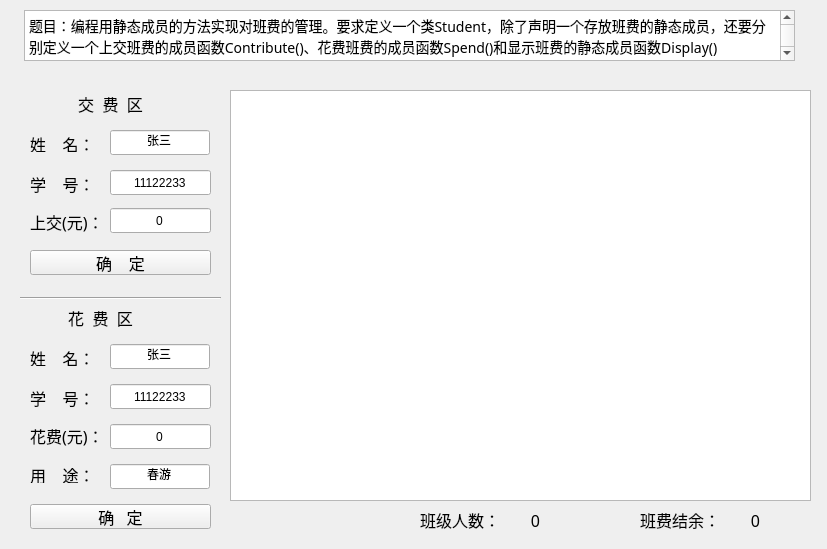
<?xml version="1.0" encoding="UTF-8"?>
<ui version="4.0">
 <class>G3_32</class>
 <widget class="QWidget" name="G3_32">
  <property name="geometry">
   <rect>
    <x>0</x>
    <y>0</y>
    <width>827</width>
    <height>549</height>
   </rect>
  </property>
  <property name="windowTitle">
   <string>G3_32</string>
  </property>
  <widget class="QTextBrowser" name="textBrowser">
   <property name="geometry">
    <rect>
     <x>24</x>
     <y>10</y>
     <width>771</width>
     <height>51</height>
    </rect>
   </property>
   <property name="font">
    <font>
     <family>幼圆</family>
     <pointsize>20</pointsize>
    </font>
   </property>
   <property name="html">
    <string>&lt;!DOCTYPE HTML PUBLIC &quot;-//W3C//DTD HTML 4.0//EN&quot; &quot;http://www.w3.org/TR/REC-html40/strict.dtd&quot;&gt;
&lt;html&gt;&lt;head&gt;&lt;meta name=&quot;qrichtext&quot; content=&quot;1&quot; /&gt;&lt;meta charset=&quot;utf-8&quot; /&gt;&lt;style type=&quot;text/css&quot;&gt;
p, li { white-space: pre-wrap; }
&lt;/style&gt;&lt;/head&gt;&lt;body style=&quot; font-family:'幼圆'; font-size:20pt; font-weight:400; font-style:normal;&quot;&gt;
&lt;p style=&quot; margin-top:0px; margin-bottom:0px; margin-left:0px; margin-right:0px; -qt-block-indent:0; text-indent:0px;&quot;&gt;&lt;span style=&quot; font-family:'宋体'; font-size:10.5pt;&quot;&gt;题目：编程用静态成员的方法实现对班费的管理。要求定义一个类&lt;/span&gt;&lt;span style=&quot; font-family:'Calibri','sans-serif'; font-size:10.5pt;&quot;&gt;Student&lt;/span&gt;&lt;span style=&quot; font-family:'宋体'; font-size:10.5pt;&quot;&gt;，除了声明一个存放班费的静态成员，还要分别定义一个上交班费的成员函数&lt;/span&gt;&lt;span style=&quot; font-family:'Calibri','sans-serif'; font-size:10.5pt;&quot;&gt;Contribute()&lt;/span&gt;&lt;span style=&quot; font-family:'宋体'; font-size:10.5pt;&quot;&gt;、花费班费的成员函数&lt;/span&gt;&lt;span style=&quot; font-family:'Calibri','sans-serif'; font-size:10.5pt;&quot;&gt;Spend()&lt;/span&gt;&lt;span style=&quot; font-family:'宋体'; font-size:10.5pt;&quot;&gt;和显示班费的静态成员函数&lt;/span&gt;&lt;span style=&quot; font-family:'Calibri','sans-serif'; font-size:10.5pt;&quot;&gt;Display()&lt;/span&gt;&lt;/p&gt;&lt;/body&gt;&lt;/html&gt;</string>
   </property>
  </widget>
  <widget class="QLineEdit" name="money_1">
   <property name="geometry">
    <rect>
     <x>110</x>
     <y>208</y>
     <width>101</width>
     <height>25</height>
    </rect>
   </property>
   <property name="text">
    <string>0</string>
   </property>
   <property name="alignment">
    <set>Qt::AlignCenter</set>
   </property>
  </widget>
  <widget class="QLabel" name="label_12">
   <property name="geometry">
    <rect>
     <x>30</x>
     <y>467</y>
     <width>81</width>
     <height>16</height>
    </rect>
   </property>
   <property name="font">
    <font>
     <family>幼圆</family>
     <pointsize>12</pointsize>
    </font>
   </property>
   <property name="text">
    <string>用    途：</string>
   </property>
  </widget>
  <widget class="QLabel" name="label_5">
   <property name="geometry">
    <rect>
     <x>30</x>
     <y>94</y>
     <width>161</width>
     <height>20</height>
    </rect>
   </property>
   <property name="font">
    <font>
     <family>幼圆</family>
     <pointsize>12</pointsize>
    </font>
   </property>
   <property name="text">
    <string>交  费  区</string>
   </property>
   <property name="alignment">
    <set>Qt::AlignCenter</set>
   </property>
  </widget>
  <widget class="QPushButton" name="shang_jiao">
   <property name="geometry">
    <rect>
     <x>30</x>
     <y>250</y>
     <width>181</width>
     <height>25</height>
    </rect>
   </property>
   <property name="font">
    <font>
     <family>幼圆</family>
     <pointsize>12</pointsize>
    </font>
   </property>
   <property name="text">
    <string>确    定</string>
   </property>
  </widget>
  <widget class="QLabel" name="label">
   <property name="geometry">
    <rect>
     <x>30</x>
     <y>136</y>
     <width>71</width>
     <height>16</height>
    </rect>
   </property>
   <property name="font">
    <font>
     <family>幼圆</family>
     <pointsize>12</pointsize>
    </font>
   </property>
   <property name="text">
    <string>姓    名：</string>
   </property>
  </widget>
  <widget class="QLineEdit" name="name_1">
   <property name="geometry">
    <rect>
     <x>110</x>
     <y>130</y>
     <width>100</width>
     <height>25</height>
    </rect>
   </property>
   <property name="text">
    <string>张三</string>
   </property>
   <property name="alignment">
    <set>Qt::AlignCenter</set>
   </property>
  </widget>
  <widget class="QLineEdit" name="gender_2">
   <property name="enabled">
    <bool>true</bool>
   </property>
   <property name="geometry">
    <rect>
     <x>110</x>
     <y>464</y>
     <width>100</width>
     <height>25</height>
    </rect>
   </property>
   <property name="text">
    <string>春游</string>
   </property>
   <property name="alignment">
    <set>Qt::AlignCenter</set>
   </property>
  </widget>
  <widget class="QLabel" name="label_8">
   <property name="geometry">
    <rect>
     <x>20</x>
     <y>308</y>
     <width>161</width>
     <height>20</height>
    </rect>
   </property>
   <property name="font">
    <font>
     <family>幼圆</family>
     <pointsize>12</pointsize>
    </font>
   </property>
   <property name="text">
    <string>花  费  区</string>
   </property>
   <property name="alignment">
    <set>Qt::AlignCenter</set>
   </property>
  </widget>
  <widget class="QPushButton" name="shang_jiao2">
   <property name="geometry">
    <rect>
     <x>30</x>
     <y>504</y>
     <width>181</width>
     <height>25</height>
    </rect>
   </property>
   <property name="font">
    <font>
     <family>幼圆</family>
     <pointsize>12</pointsize>
    </font>
   </property>
   <property name="text">
    <string>确   定</string>
   </property>
  </widget>
  <widget class="Line" name="line">
   <property name="geometry">
    <rect>
     <x>20</x>
     <y>290</y>
     <width>201</width>
     <height>16</height>
    </rect>
   </property>
   <property name="orientation">
    <enum>Qt::Horizontal</enum>
   </property>
  </widget>
  <widget class="QLabel" name="label_2">
   <property name="geometry">
    <rect>
     <x>30</x>
     <y>212</y>
     <width>71</width>
     <height>20</height>
    </rect>
   </property>
   <property name="font">
    <font>
     <family>幼圆</family>
     <pointsize>12</pointsize>
    </font>
   </property>
   <property name="text">
    <string>上交(元)：</string>
   </property>
  </widget>
  <widget class="QListView" name="money_xian">
   <property name="geometry">
    <rect>
     <x>230</x>
     <y>90</y>
     <width>581</width>
     <height>411</height>
    </rect>
   </property>
  </widget>
  <widget class="QLabel" name="all_money">
   <property name="geometry">
    <rect>
     <x>720</x>
     <y>510</y>
     <width>71</width>
     <height>20</height>
    </rect>
   </property>
   <property name="font">
    <font>
     <family>幼圆</family>
     <pointsize>12</pointsize>
    </font>
   </property>
   <property name="text">
    <string>0</string>
   </property>
   <property name="alignment">
    <set>Qt::AlignCenter</set>
   </property>
  </widget>
  <widget class="QLabel" name="label_9">
   <property name="geometry">
    <rect>
     <x>640</x>
     <y>510</y>
     <width>81</width>
     <height>20</height>
    </rect>
   </property>
   <property name="font">
    <font>
     <family>幼圆</family>
     <pointsize>12</pointsize>
    </font>
   </property>
   <property name="text">
    <string>班费结余：</string>
   </property>
  </widget>
  <widget class="QLabel" name="label_3">
   <property name="geometry">
    <rect>
     <x>30</x>
     <y>426</y>
     <width>71</width>
     <height>20</height>
    </rect>
   </property>
   <property name="font">
    <font>
     <family>幼圆</family>
     <pointsize>12</pointsize>
    </font>
   </property>
   <property name="text">
    <string>花费(元)：</string>
   </property>
  </widget>
  <widget class="QLabel" name="label_4">
   <property name="geometry">
    <rect>
     <x>30</x>
     <y>350</y>
     <width>71</width>
     <height>16</height>
    </rect>
   </property>
   <property name="font">
    <font>
     <family>幼圆</family>
     <pointsize>12</pointsize>
    </font>
   </property>
   <property name="text">
    <string>姓    名：</string>
   </property>
  </widget>
  <widget class="QLineEdit" name="name_2">
   <property name="geometry">
    <rect>
     <x>110</x>
     <y>344</y>
     <width>100</width>
     <height>25</height>
    </rect>
   </property>
   <property name="text">
    <string>张三</string>
   </property>
   <property name="alignment">
    <set>Qt::AlignCenter</set>
   </property>
  </widget>
  <widget class="QLineEdit" name="money_2">
   <property name="geometry">
    <rect>
     <x>110</x>
     <y>424</y>
     <width>101</width>
     <height>25</height>
    </rect>
   </property>
   <property name="text">
    <string>0</string>
   </property>
   <property name="alignment">
    <set>Qt::AlignCenter</set>
   </property>
  </widget>
  <widget class="QLabel" name="all_student">
   <property name="geometry">
    <rect>
     <x>500</x>
     <y>510</y>
     <width>71</width>
     <height>20</height>
    </rect>
   </property>
   <property name="font">
    <font>
     <family>幼圆</family>
     <pointsize>12</pointsize>
    </font>
   </property>
   <property name="text">
    <string>0</string>
   </property>
   <property name="alignment">
    <set>Qt::AlignCenter</set>
   </property>
  </widget>
  <widget class="QLabel" name="label_10">
   <property name="geometry">
    <rect>
     <x>420</x>
     <y>510</y>
     <width>81</width>
     <height>20</height>
    </rect>
   </property>
   <property name="font">
    <font>
     <family>幼圆</family>
     <pointsize>12</pointsize>
    </font>
   </property>
   <property name="text">
    <string>班级人数：</string>
   </property>
  </widget>
  <widget class="QLabel" name="label_6">
   <property name="geometry">
    <rect>
     <x>30</x>
     <y>174</y>
     <width>71</width>
     <height>20</height>
    </rect>
   </property>
   <property name="font">
    <font>
     <family>幼圆</family>
     <pointsize>12</pointsize>
    </font>
   </property>
   <property name="text">
    <string>学    号：</string>
   </property>
  </widget>
  <widget class="QLineEdit" name="id_1">
   <property name="geometry">
    <rect>
     <x>110</x>
     <y>170</y>
     <width>101</width>
     <height>25</height>
    </rect>
   </property>
   <property name="text">
    <string>11122233</string>
   </property>
   <property name="alignment">
    <set>Qt::AlignCenter</set>
   </property>
  </widget>
  <widget class="QLabel" name="label_7">
   <property name="geometry">
    <rect>
     <x>30</x>
     <y>388</y>
     <width>71</width>
     <height>20</height>
    </rect>
   </property>
   <property name="font">
    <font>
     <family>幼圆</family>
     <pointsize>12</pointsize>
    </font>
   </property>
   <property name="text">
    <string>学    号：</string>
   </property>
  </widget>
  <widget class="QLineEdit" name="id_2">
   <property name="geometry">
    <rect>
     <x>110</x>
     <y>384</y>
     <width>101</width>
     <height>25</height>
    </rect>
   </property>
   <property name="text">
    <string>11122233</string>
   </property>
   <property name="alignment">
    <set>Qt::AlignCenter</set>
   </property>
  </widget>
  <widget class="QLabel" name="ti_shi">
   <property name="geometry">
    <rect>
     <x>230</x>
     <y>510</y>
     <width>181</width>
     <height>20</height>
    </rect>
   </property>
   <property name="font">
    <font>
     <family>幼圆</family>
     <pointsize>12</pointsize>
    </font>
   </property>
   <property name="text">
    <string/>
   </property>
  </widget>
 </widget>
 <layoutdefault spacing="6" margin="11"/>
 <resources/>
 <connections>
  <connection>
   <sender>shang_jiao2</sender>
   <signal>clicked()</signal>
   <receiver>G3_32</receiver>
   <slot>hua_fei()</slot>
   <hints>
    <hint type="sourcelabel">
     <x>168</x>
     <y>451</y>
    </hint>
    <hint type="destinationlabel">
     <x>226</x>
     <y>457</y>
    </hint>
   </hints>
  </connection>
  <connection>
   <sender>shang_jiao</sender>
   <signal>clicked()</signal>
   <receiver>G3_32</receiver>
   <slot>shang_jiao3()</slot>
   <hints>
    <hint type="sourcelabel">
     <x>183</x>
     <y>260</y>
    </hint>
    <hint type="destinationlabel">
     <x>220</x>
     <y>273</y>
    </hint>
   </hints>
  </connection>
 </connections>
 <slots>
  <slot>shang_jiao3()</slot>
  <slot>hua_fei()</slot>
 </slots>
</ui>
